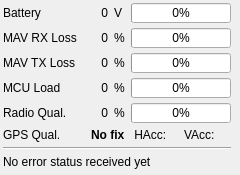
<?xml version="1.0" encoding="UTF-8"?>
<ui version="4.0">
 <class>uasInfo</class>
 <widget class="QWidget" name="uasInfo">
  <property name="geometry">
   <rect>
    <x>0</x>
    <y>0</y>
    <width>235</width>
    <height>175</height>
   </rect>
  </property>
  <property name="windowTitle">
   <string>Form</string>
  </property>
  <property name="styleSheet">
   <string notr="true"/>
  </property>
  <layout class="QGridLayout" name="gridLayout" rowstretch="0,0,0,0,0,0,0,0,0" columnstretch="0,0,0,0,0,0">
   <property name="leftMargin">
    <number>3</number>
   </property>
   <property name="topMargin">
    <number>3</number>
   </property>
   <property name="rightMargin">
    <number>3</number>
   </property>
   <property name="bottomMargin">
    <number>3</number>
   </property>
   <property name="horizontalSpacing">
    <number>6</number>
   </property>
   <property name="verticalSpacing">
    <number>5</number>
   </property>
   <item row="5" column="4">
    <widget class="QLabel" name="vaccLabel">
     <property name="text">
      <string>VAcc:</string>
     </property>
    </widget>
   </item>
   <item row="5" column="3">
    <widget class="QLabel" name="haccLabel">
     <property name="text">
      <string> HAcc:</string>
     </property>
    </widget>
   </item>
   <item row="5" column="0">
    <widget class="QLabel" name="label_5">
     <property name="sizePolicy">
      <sizepolicy hsizetype="Fixed" vsizetype="Fixed">
       <horstretch>0</horstretch>
       <verstretch>0</verstretch>
      </sizepolicy>
     </property>
     <property name="text">
      <string>GPS Qual.</string>
     </property>
    </widget>
   </item>
   <item row="1" column="1">
    <widget class="QLabel" name="receiveLossLabel">
     <property name="text">
      <string>0</string>
     </property>
     <property name="textFormat">
      <enum>Qt::AutoText</enum>
     </property>
     <property name="alignment">
      <set>Qt::AlignRight|Qt::AlignTrailing|Qt::AlignVCenter</set>
     </property>
    </widget>
   </item>
   <item row="2" column="0">
    <widget class="QLabel" name="label_6">
     <property name="sizePolicy">
      <sizepolicy hsizetype="Fixed" vsizetype="Fixed">
       <horstretch>0</horstretch>
       <verstretch>0</verstretch>
      </sizepolicy>
     </property>
     <property name="text">
      <string>MAV TX Loss</string>
     </property>
    </widget>
   </item>
   <item row="3" column="3" colspan="2">
    <widget class="QProgressBar" name="loadBar">
     <property name="sizePolicy">
      <sizepolicy hsizetype="MinimumExpanding" vsizetype="Fixed">
       <horstretch>10</horstretch>
       <verstretch>18</verstretch>
      </sizepolicy>
     </property>
     <property name="minimumSize">
      <size>
       <width>100</width>
       <height>0</height>
      </size>
     </property>
     <property name="maximumSize">
      <size>
       <width>16777215</width>
       <height>20</height>
      </size>
     </property>
     <property name="baseSize">
      <size>
       <width>0</width>
       <height>18</height>
      </size>
     </property>
     <property name="value">
      <number>0</number>
     </property>
     <property name="textVisible">
      <bool>true</bool>
     </property>
     <property name="format">
      <string notr="true">%p%</string>
     </property>
    </widget>
   </item>
   <item row="4" column="0">
    <widget class="QLabel" name="label_4">
     <property name="sizePolicy">
      <sizepolicy hsizetype="Fixed" vsizetype="Fixed">
       <horstretch>0</horstretch>
       <verstretch>0</verstretch>
      </sizepolicy>
     </property>
     <property name="text">
      <string>Radio Qual.</string>
     </property>
    </widget>
   </item>
   <item row="2" column="1">
    <widget class="QLabel" name="sendLossLabel">
     <property name="text">
      <string>0</string>
     </property>
     <property name="textFormat">
      <enum>Qt::AutoText</enum>
     </property>
     <property name="alignment">
      <set>Qt::AlignRight|Qt::AlignTrailing|Qt::AlignVCenter</set>
     </property>
    </widget>
   </item>
   <item row="4" column="2">
    <widget class="QLabel" name="label_10">
     <property name="sizePolicy">
      <sizepolicy hsizetype="Fixed" vsizetype="Preferred">
       <horstretch>0</horstretch>
       <verstretch>0</verstretch>
      </sizepolicy>
     </property>
     <property name="text">
      <string>%</string>
     </property>
    </widget>
   </item>
   <item row="2" column="3" colspan="2">
    <widget class="QProgressBar" name="sendLossBar">
     <property name="sizePolicy">
      <sizepolicy hsizetype="MinimumExpanding" vsizetype="Fixed">
       <horstretch>10</horstretch>
       <verstretch>18</verstretch>
      </sizepolicy>
     </property>
     <property name="minimumSize">
      <size>
       <width>100</width>
       <height>0</height>
      </size>
     </property>
     <property name="maximumSize">
      <size>
       <width>16777215</width>
       <height>20</height>
      </size>
     </property>
     <property name="baseSize">
      <size>
       <width>0</width>
       <height>18</height>
      </size>
     </property>
     <property name="value">
      <number>0</number>
     </property>
     <property name="textVisible">
      <bool>true</bool>
     </property>
     <property name="format">
      <string notr="true">%p%</string>
     </property>
    </widget>
   </item>
   <item row="1" column="0">
    <widget class="QLabel" name="label_2">
     <property name="sizePolicy">
      <sizepolicy hsizetype="Fixed" vsizetype="Fixed">
       <horstretch>0</horstretch>
       <verstretch>0</verstretch>
      </sizepolicy>
     </property>
     <property name="text">
      <string>MAV RX Loss</string>
     </property>
    </widget>
   </item>
   <item row="0" column="1">
    <widget class="QLabel" name="voltageLabel">
     <property name="text">
      <string>0</string>
     </property>
     <property name="textFormat">
      <enum>Qt::AutoText</enum>
     </property>
     <property name="alignment">
      <set>Qt::AlignRight|Qt::AlignTrailing|Qt::AlignVCenter</set>
     </property>
    </widget>
   </item>
   <item row="3" column="0">
    <widget class="QLabel" name="label_3">
     <property name="sizePolicy">
      <sizepolicy hsizetype="Fixed" vsizetype="Fixed">
       <horstretch>0</horstretch>
       <verstretch>0</verstretch>
      </sizepolicy>
     </property>
     <property name="text">
      <string>MCU Load</string>
     </property>
    </widget>
   </item>
   <item row="3" column="2">
    <widget class="QLabel" name="label_9">
     <property name="sizePolicy">
      <sizepolicy hsizetype="Fixed" vsizetype="Preferred">
       <horstretch>0</horstretch>
       <verstretch>0</verstretch>
      </sizepolicy>
     </property>
     <property name="text">
      <string>%</string>
     </property>
     <property name="textFormat">
      <enum>Qt::AutoText</enum>
     </property>
     <property name="alignment">
      <set>Qt::AlignLeading|Qt::AlignLeft|Qt::AlignVCenter</set>
     </property>
    </widget>
   </item>
   <item row="2" column="2">
    <widget class="QLabel" name="label_11">
     <property name="sizePolicy">
      <sizepolicy hsizetype="Fixed" vsizetype="Preferred">
       <horstretch>0</horstretch>
       <verstretch>0</verstretch>
      </sizepolicy>
     </property>
     <property name="text">
      <string>%</string>
     </property>
     <property name="textFormat">
      <enum>Qt::AutoText</enum>
     </property>
     <property name="alignment">
      <set>Qt::AlignLeading|Qt::AlignLeft|Qt::AlignVCenter</set>
     </property>
    </widget>
   </item>
   <item row="1" column="3" colspan="2">
    <widget class="QProgressBar" name="receiveLossBar">
     <property name="sizePolicy">
      <sizepolicy hsizetype="MinimumExpanding" vsizetype="Fixed">
       <horstretch>10</horstretch>
       <verstretch>18</verstretch>
      </sizepolicy>
     </property>
     <property name="minimumSize">
      <size>
       <width>100</width>
       <height>0</height>
      </size>
     </property>
     <property name="maximumSize">
      <size>
       <width>16777215</width>
       <height>20</height>
      </size>
     </property>
     <property name="baseSize">
      <size>
       <width>0</width>
       <height>18</height>
      </size>
     </property>
     <property name="value">
      <number>0</number>
     </property>
     <property name="textVisible">
      <bool>true</bool>
     </property>
     <property name="format">
      <string notr="true">%p%</string>
     </property>
    </widget>
   </item>
   <item row="4" column="1">
    <widget class="QLabel" name="rssiLabel">
     <property name="minimumSize">
      <size>
       <width>25</width>
       <height>0</height>
      </size>
     </property>
     <property name="text">
      <string>0</string>
     </property>
     <property name="alignment">
      <set>Qt::AlignRight|Qt::AlignTrailing|Qt::AlignVCenter</set>
     </property>
    </widget>
   </item>
   <item row="0" column="2">
    <widget class="QLabel" name="label_7">
     <property name="sizePolicy">
      <sizepolicy hsizetype="Fixed" vsizetype="Preferred">
       <horstretch>0</horstretch>
       <verstretch>0</verstretch>
      </sizepolicy>
     </property>
     <property name="text">
      <string>V</string>
     </property>
     <property name="textFormat">
      <enum>Qt::AutoText</enum>
     </property>
     <property name="alignment">
      <set>Qt::AlignLeading|Qt::AlignLeft|Qt::AlignVCenter</set>
     </property>
    </widget>
   </item>
   <item row="1" column="2">
    <widget class="QLabel" name="label_8">
     <property name="sizePolicy">
      <sizepolicy hsizetype="Fixed" vsizetype="Preferred">
       <horstretch>0</horstretch>
       <verstretch>0</verstretch>
      </sizepolicy>
     </property>
     <property name="text">
      <string>%</string>
     </property>
     <property name="textFormat">
      <enum>Qt::AutoText</enum>
     </property>
     <property name="alignment">
      <set>Qt::AlignLeading|Qt::AlignLeft|Qt::AlignVCenter</set>
     </property>
    </widget>
   </item>
   <item row="6" column="0" colspan="5">
    <widget class="Line" name="line">
     <property name="orientation">
      <enum>Qt::Horizontal</enum>
     </property>
    </widget>
   </item>
   <item row="7" column="0" colspan="5">
    <widget class="QLabel" name="errorLabel">
     <property name="text">
      <string>No error status received yet</string>
     </property>
    </widget>
   </item>
   <item row="4" column="3" colspan="2">
    <widget class="QProgressBar" name="rssiBar">
     <property name="maximumSize">
      <size>
       <width>16777215</width>
       <height>20</height>
      </size>
     </property>
     <property name="baseSize">
      <size>
       <width>0</width>
       <height>18</height>
      </size>
     </property>
     <property name="maximum">
      <number>99</number>
     </property>
     <property name="value">
      <number>0</number>
     </property>
     <property name="format">
      <string notr="true">%p%</string>
     </property>
    </widget>
   </item>
   <item row="8" column="0" colspan="6">
    <spacer name="verticalSpacer">
     <property name="orientation">
      <enum>Qt::Vertical</enum>
     </property>
     <property name="sizeType">
      <enum>QSizePolicy::Expanding</enum>
     </property>
     <property name="sizeHint" stdset="0">
      <size>
       <width>0</width>
       <height>0</height>
      </size>
     </property>
    </spacer>
   </item>
   <item row="0" column="3" colspan="2">
    <widget class="QProgressBar" name="batteryBar">
     <property name="sizePolicy">
      <sizepolicy hsizetype="MinimumExpanding" vsizetype="Fixed">
       <horstretch>10</horstretch>
       <verstretch>18</verstretch>
      </sizepolicy>
     </property>
     <property name="minimumSize">
      <size>
       <width>100</width>
       <height>0</height>
      </size>
     </property>
     <property name="maximumSize">
      <size>
       <width>16777215</width>
       <height>20</height>
      </size>
     </property>
     <property name="baseSize">
      <size>
       <width>0</width>
       <height>18</height>
      </size>
     </property>
     <property name="minimum">
      <number>0</number>
     </property>
     <property name="maximum">
      <number>100</number>
     </property>
     <property name="value">
      <number>0</number>
     </property>
     <property name="textVisible">
      <bool>true</bool>
     </property>
     <property name="format">
      <string notr="true">%p%</string>
     </property>
    </widget>
   </item>
   <item row="3" column="1">
    <widget class="QLabel" name="loadLabel">
     <property name="text">
      <string>0</string>
     </property>
     <property name="textFormat">
      <enum>Qt::AutoText</enum>
     </property>
     <property name="alignment">
      <set>Qt::AlignRight|Qt::AlignTrailing|Qt::AlignVCenter</set>
     </property>
    </widget>
   </item>
   <item row="0" column="0">
    <widget class="QLabel" name="label">
     <property name="sizePolicy">
      <sizepolicy hsizetype="Fixed" vsizetype="Fixed">
       <horstretch>0</horstretch>
       <verstretch>0</verstretch>
      </sizepolicy>
     </property>
     <property name="text">
      <string>Battery</string>
     </property>
    </widget>
   </item>
   <item row="5" column="1" colspan="2" alignment="Qt::AlignRight">
    <widget class="QLabel" name="fixTypeLabel">
     <property name="font">
      <font>
       <weight>75</weight>
       <bold>true</bold>
      </font>
     </property>
     <property name="text">
      <string>No fix</string>
     </property>
    </widget>
   </item>
  </layout>
 </widget>
 <resources/>
 <connections/>
</ui>
